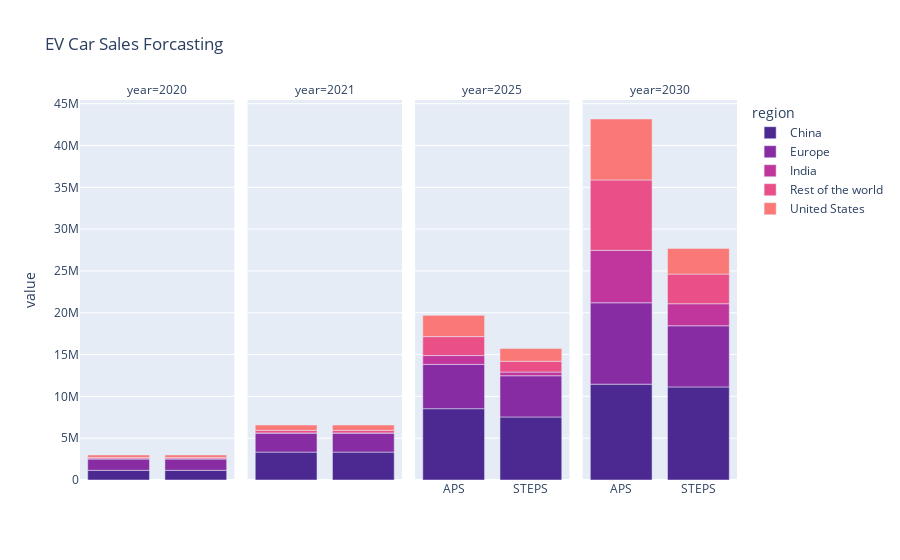

The notebook cell this image was saved under:
### Code cell
dataa = df_proj_sum_sales1[df_proj_sum_sales1.region != 'World']

fig = px.bar(dataa, x="category", y="value", facet_col="year", color="region",
             title="EV Car Sales Forcasting", color_discrete_sequence=px.colors.sequential.Agsunset)
# text=['{:.2}'.format(x / 1000000) for x in dataa['value']])
# text_auto= 'True'


# fig.update_xaxes(visible=False)

for i in range(1, 5):
    fig.update_xaxes(title_text="", row=1, col=i)

for i in range(1, 3):
    fig.update_xaxes(ticktext=['', ''], tickvals=[0, 1], row=1, col=i)

for i in range(3, 5):
    fig.update_xaxes(ticktext=['APS', 'STEPS'], tickvals=[0, 1], row=1, col=i)


fig.show()

### Figure 1 — Plotly figure (JSON) as saved in the notebook; plotly's stock layout.template omitted (floating-point values rounded to 4 significant figures)
{"data": [{"alignmentgroup": "True", "hovertemplate": "region=China<br>year=2020<br>category=%{x}<br>value=%{y}<extra></extra>", "legendgroup": "China", "marker": {"color": "rgb(75, 41, 145)", "pattern": {"shape": ""}}, "name": "China", "offsetgroup": "China", "orientation": "v", "showlegend": true, "textposition": "auto", "type": "bar", "x": ["Projection-APS", "Projection-STEPS"], "xaxis": "x", "y": [1159582, 1159582], "yaxis": "y"}, {"alignmentgroup": "True", "hovertemplate": "region=China<br>year=2021<br>category=%{x}<br>value=%{y}<extra></extra>", "legendgroup": "China", "marker": {"color": "rgb(75, 41, 145)", "pattern": {"shape": ""}}, "name": "China", "offsetgroup": "China", "orientation": "v", "showlegend": false, "textposition": "auto", "type": "bar", "x": ["Projection-APS", "Projection-STEPS"], "xaxis": "x2", "y": [3334161, 3334161], "yaxis": "y2"}, {"alignmentgroup": "True", "hovertemplate": "region=China<br>year=2025<br>category=%{x}<br>value=%{y}<extra></extra>", "legendgroup": "China", "marker": {"color": "rgb(75, 41, 145)", "pattern": {"shape": ""}}, "name": "China", "offsetgroup": "China", "orientation": "v", "showlegend": false, "textposition": "auto", "type": "bar", "x": ["Projection-APS", "Projection-STEPS"], "xaxis": "x3", "y": [8527460, 7537420], "yaxis": "y3"}, {"alignmentgroup": "True", "hovertemplate": "region=China<br>year=2030<br>category=%{x}<br>value=%{y}<extra></extra>", "legendgroup": "China", "marker": {"color": "rgb(75, 41, 145)", "pattern": {"shape": ""}}, "name": "China", "offsetgroup": "China", "orientation": "v", "showlegend": false, "textposition": "auto", "type": "bar", "x": ["Projection-APS", "Projection-STEPS"], "xaxis": "x4", "y": [11462700, 11131800], "yaxis": "y4"}, {"alignmentgroup": "True", "hovertemplate": "region=Europe<br>year=2020<br>category=%{x}<br>value=%{y}<extra></extra>", "legendgroup": "Europe", "marker": {"color": "rgb(135, 44, 162)", "pattern": {"shape": ""}}, "name": "Europe", "offsetgroup": "Europe", "orientation": "v", "showlegend": true, "textposition": "auto", "type": "bar", "x": ["Projection-APS", "Projection-STEPS"], "xaxis": "x", "y": [1372245, 1372245], "yaxis": "y"}, {"alignmentgroup": "True", "hovertemplate": "region=Europe<br>year=2021<br>category=%{x}<br>value=%{y}<extra></extra>", "legendgroup": "Europe", "marker": {"color": "rgb(135, 44, 162)", "pattern": {"shape": ""}}, "name": "Europe", "offsetgroup": "Europe", "orientation": "v", "showlegend": false, "textposition": "auto", "type": "bar", "x": ["Projection-APS", "Projection-STEPS"], "xaxis": "x2", "y": [2284938, 2284938], "yaxis": "y2"}, {"alignmentgroup": "True", "hovertemplate": "region=Europe<br>year=2025<br>category=%{x}<br>value=%{y}<extra></extra>", "legendgroup": "Europe", "marker": {"color": "rgb(135, 44, 162)", "pattern": {"shape": ""}}, "name": "Europe", "offsetgroup": "Europe", "orientation": "v", "showlegend": false, "textposition": "auto", "type": "bar", "x": ["Projection-APS", "Projection-STEPS"], "xaxis": "x3", "y": [5295000.0, 4931000.0], "yaxis": "y3"}, {"alignmentgroup": "True", "hovertemplate": "region=Europe<br>year=2030<br>category=%{x}<br>value=%{y}<extra></extra>", "legendgroup": "Europe", "marker": {"color": "rgb(135, 44, 162)", "pattern": {"shape": ""}}, "name": "Europe", "offsetgroup": "Europe", "orientation": "v", "showlegend": false, "textposition": "auto", "type": "bar", "x": ["Projection-APS", "Projection-STEPS"], "xaxis": "x4", "y": [9732000.0, 7312000.0], "yaxis": "y4"}, {"alignmentgroup": "True", "hovertemplate": "region=India<br>year=2020<br>category=%{x}<br>value=%{y}<extra></extra>", "legendgroup": "India", "marker": {"color": "rgb(192, 54, 157)", "pattern": {"shape": ""}}, "name": "India", "offsetgroup": "India", "orientation": "v", "showlegend": true, "textposition": "auto", "type": "bar", "x": ["Projection-APS", "Projection-STEPS"], "xaxis": "x", "y": [3165, 3165], "yaxis": "y"}, {"alignmentgroup": "True", "hovertemplate": "region=India<br>year=2021<br>category=%{x}<br>value=%{y}<extra></extra>", "legendgroup": "India", "marker": {"color": "rgb(192, 54, 157)", "pattern": {"shape": ""}}, "name": "India", "offsetgroup": "India", "orientation": "v", "showlegend": false, "textposition": "auto", "type": "bar", "x": ["Projection-APS", "Projection-STEPS"], "xaxis": "x2", "y": [11739, 11739], "yaxis": "y2"}, {"alignmentgroup": "True", "hovertemplate": "region=India<br>year=2025<br>category=%{x}<br>value=%{y}<extra></extra>", "legendgroup": "India", "marker": {"color": "rgb(192, 54, 157)", "pattern": {"shape": ""}}, "name": "India", "offsetgroup": "India", "orientation": "v", "showlegend": false, "textposition": "auto", "type": "bar", "x": ["Projection-APS", "Projection-STEPS"], "xaxis": "x3", "y": [1058110, 438583], "yaxis": "y3"}, {"alignmentgroup": "True", "hovertemplate": "region=India<br>year=2030<br>category=%{x}<br>value=%{y}<extra></extra>", "legendgroup": "India", "marker": {"color": "rgb(192, 54, 157)", "pattern": {"shape": ""}}, "name": "India", "offsetgroup": "India", "orientation": "v", "showlegend": false, "textposition": "auto", "type": "bar", "x": ["Projection-APS", "Projection-STEPS"], "xaxis": "x4", "y": [6270150, 2637880], "yaxis": "y4"}, {"alignmentgroup": "True", "hovertemplate": "region=Rest of the world<br>year=2020<br>category=%{x}<br>value=%{y}<extra></extra>", "legendgroup": "Rest of the world", "marker": {"color": "rgb(234, 79, 136)", "pattern": {"shape": ""}}, "name": "Rest of the world", "offsetgroup": "Rest of the world", "orientation": "v", "showlegend": true, "textposition": "auto", "type": "bar", "x": ["Projection-APS", "Projection-STEPS"], "xaxis": "x", "y": [162896, 162896], "yaxis": "y"}, {"alignmentgroup": "True", "hovertemplate": "region=Rest of the world<br>year=2021<br>category=%{x}<br>value=%{y}<extra></extra>", "legendgroup": "Rest of the world", "marker": {"color": "rgb(234, 79, 136)", "pattern": {"shape": ""}}, "name": "Rest of the world", "offsetgroup": "Rest of the world", "orientation": "v", "showlegend": false, "textposition": "auto", "type": "bar", "x": ["Projection-APS", "Projection-STEPS"], "xaxis": "x2", "y": [309659, 309659], "yaxis": "y2"}, {"alignmentgroup": "True", "hovertemplate": "region=Rest of the world<br>year=2025<br>category=%{x}<br>value=%{y}<extra></extra>", "legendgroup": "Rest of the world", "marker": {"color": "rgb(234, 79, 136)", "pattern": {"shape": ""}}, "name": "Rest of the world", "offsetgroup": "Rest of the world", "orientation": "v", "showlegend": false, "textposition": "auto", "type": "bar", "x": ["Projection-APS", "Projection-STEPS"], "xaxis": "x3", "y": [2268000.0, 1294000.0], "yaxis": "y3"}, {"alignmentgroup": "True", "hovertemplate": "region=Rest of the world<br>year=2030<br>category=%{x}<br>value=%{y}<extra></extra>", "legendgroup": "Rest of the world", "marker": {"color": "rgb(234, 79, 136)", "pattern": {"shape": ""}}, "name": "Rest of the world", "offsetgroup": "Rest of the world", "orientation": "v", "showlegend": false, "textposition": "auto", "type": "bar", "x": ["Projection-APS", "Projection-STEPS"], "xaxis": "x4", "y": [8419045, 3544000.0], "yaxis": "y4"}, {"alignmentgroup": "True", "hovertemplate": "region=United States<br>year=2020<br>category=%{x}<br>value=%{y}<extra></extra>", "legendgroup": "United States", "marker": {"color": "rgb(250, 120, 118)", "pattern": {"shape": ""}}, "name": "United States", "offsetgroup": "United States", "orientation": "v", "showlegend": true, "textposition": "auto", "type": "bar", "x": ["Projection-APS", "Projection-STEPS"], "xaxis": "x", "y": [295399, 295399], "yaxis": "y"}, {"alignmentgroup": "True", "hovertemplate": "region=United States<br>year=2021<br>category=%{x}<br>value=%{y}<extra></extra>", "legendgroup": "United States", "marker": {"color": "rgb(250, 120, 118)", "pattern": {"shape": ""}}, "name": "United States", "offsetgroup": "United States", "orientation": "v", "showlegend": false, "textposition": "auto", "type": "bar", "x": ["Projection-APS", "Projection-STEPS"], "xaxis": "x2", "y": [631152, 631152], "yaxis": "y2"}, {"alignmentgroup": "True", "hovertemplate": "region=United States<br>year=2025<br>category=%{x}<br>value=%{y}<extra></extra>", "legendgroup": "United States", "marker": {"color": "rgb(250, 120, 118)", "pattern": {"shape": ""}}, "name": "United States", "offsetgroup": "United States", "orientation": "v", "showlegend": false, "textposition": "auto", "type": "bar", "x": ["Projection-APS", "Projection-STEPS"], "xaxis": "x3", "y": [2541170, 1513680], "yaxis": "y3"}, {"alignmentgroup": "True", "hovertemplate": "region=United States<br>year=2030<br>category=%{x}<br>value=%{y}<extra></extra>", "legendgroup": "United States", "marker": {"color": "rgb(250, 120, 118)", "pattern": {"shape": ""}}, "name": "United States", "offsetgroup": "United States", "orientation": "v", "showlegend": false, "textposition": "auto", "type": "bar", "x": ["Projection-APS", "Projection-STEPS"], "xaxis": "x4", "y": [7288040, 3070410], "yaxis": "y4"}], "layout": {"annotations": [{"font": {}, "showarrow": false, "text": "year=2020", "x": 0.1175, "xanchor": "center", "xref": "paper", "y": 1, "yanchor": "bottom", "yref": "paper"}, {"font": {}, "showarrow": false, "text": "year=2021", "x": 0.3725, "xanchor": "center", "xref": "paper", "y": 1, "yanchor": "bottom", "yref": "paper"}, {"font": {}, "showarrow": false, "text": "year=2025", "x": 0.6275, "xanchor": "center", "xref": "paper", "y": 1, "yanchor": "bottom", "yref": "paper"}, {"font": {}, "showarrow": false, "text": "year=2030", "x": 0.8825, "xanchor": "center", "xref": "paper", "y": 1, "yanchor": "bottom", "yref": "paper"}], "barmode": "relative", "legend": {"title": {"text": "region"}, "tracegroupgap": 0}, "title": {"text": "EV Car Sales Forcasting"}, "xaxis": {"anchor": "y", "domain": [0, 0.235], "ticktext": ["", ""], "tickvals": [0, 1], "title": {"text": ""}}, "xaxis2": {"anchor": "y2", "domain": [0.255, 0.49], "matches": "x", "ticktext": ["", ""], "tickvals": [0, 1], "title": {"text": ""}}, "xaxis3": {"anchor": "y3", "domain": [0.51, 0.745], "matches": "x", "ticktext": ["APS", "STEPS"], "tickvals": [0, 1], "title": {"text": ""}}, "xaxis4": {"anchor": "y4", "domain": [0.765, 1.0], "matches": "x", "ticktext": ["APS", "STEPS"], "tickvals": [0, 1], "title": {"text": ""}}, "yaxis": {"anchor": "x", "domain": [0, 1], "title": {"text": "value"}}, "yaxis2": {"anchor": "x2", "domain": [0, 1], "matches": "y", "showticklabels": false}, "yaxis3": {"anchor": "x3", "domain": [0, 1], "matches": "y", "showticklabels": false}, "yaxis4": {"anchor": "x4", "domain": [0, 1], "matches": "y", "showticklabels": false}}}
